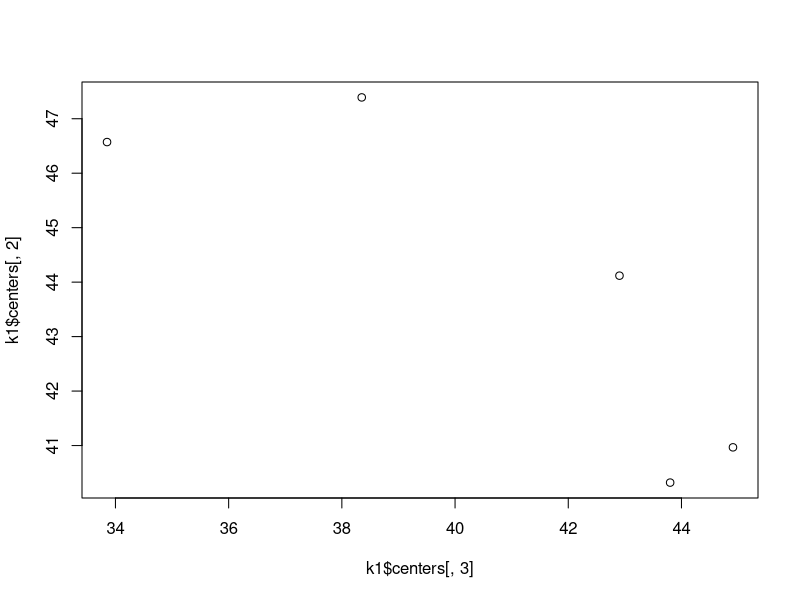
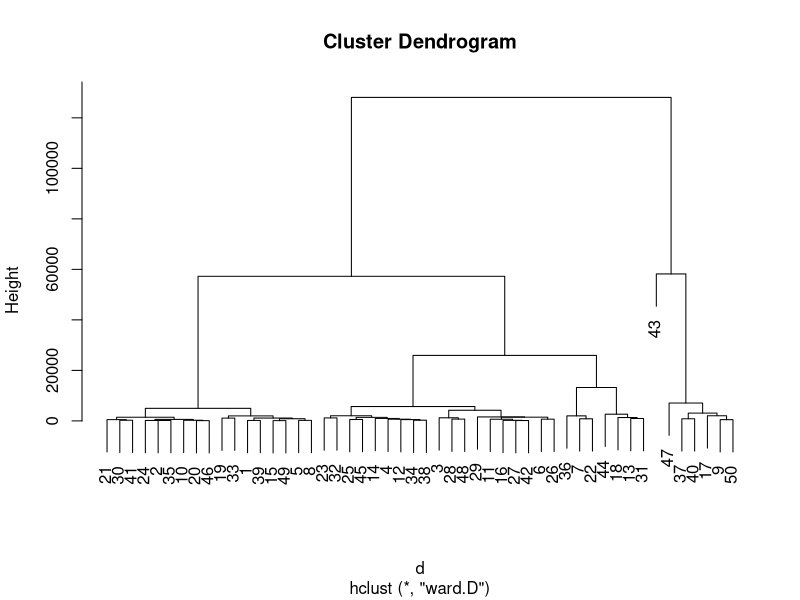
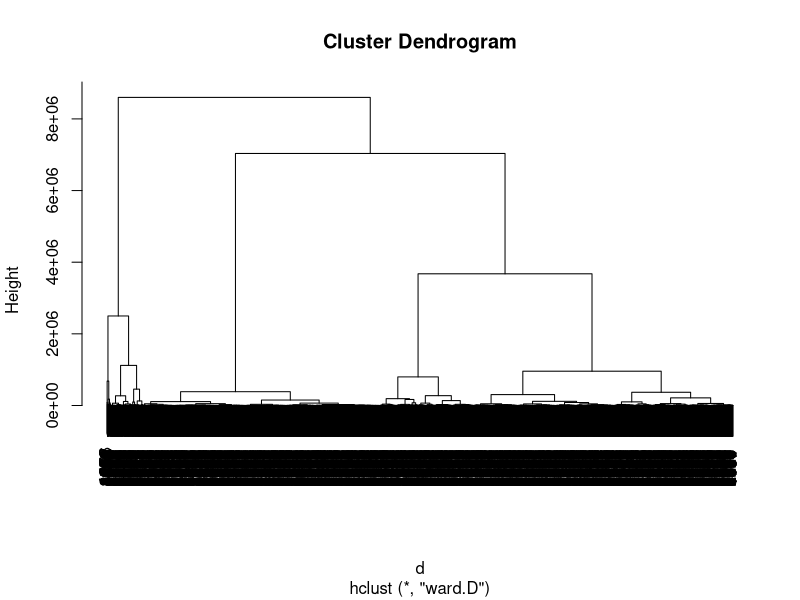
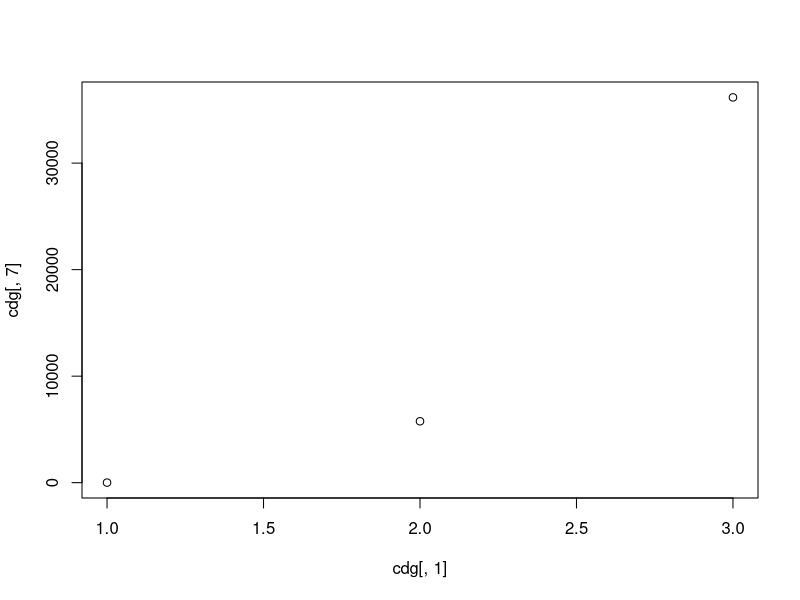
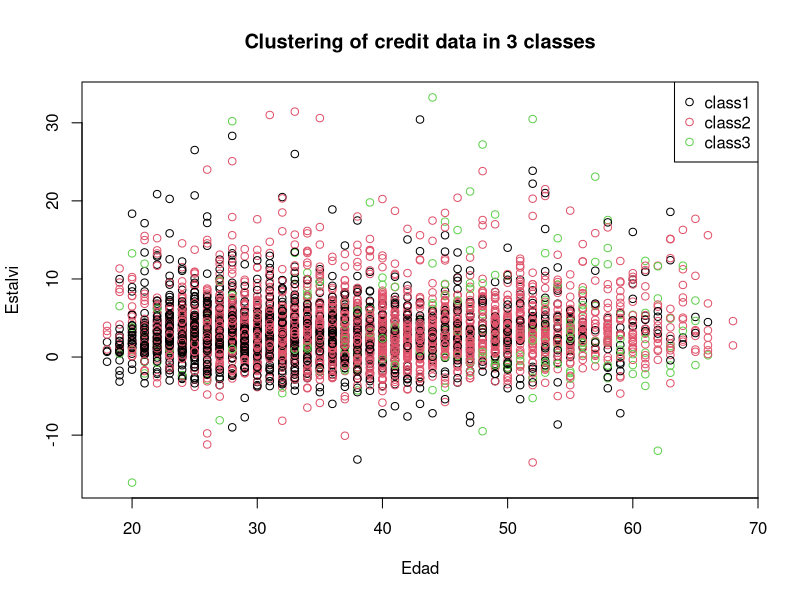
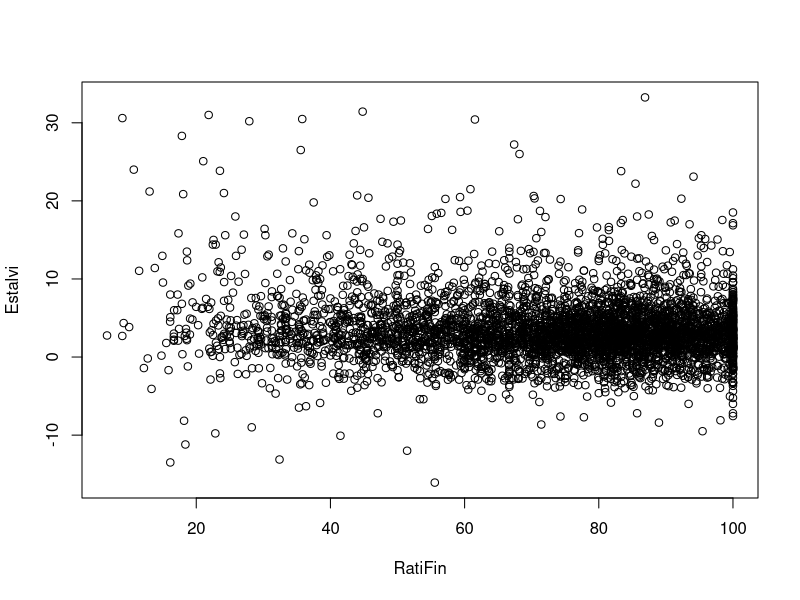
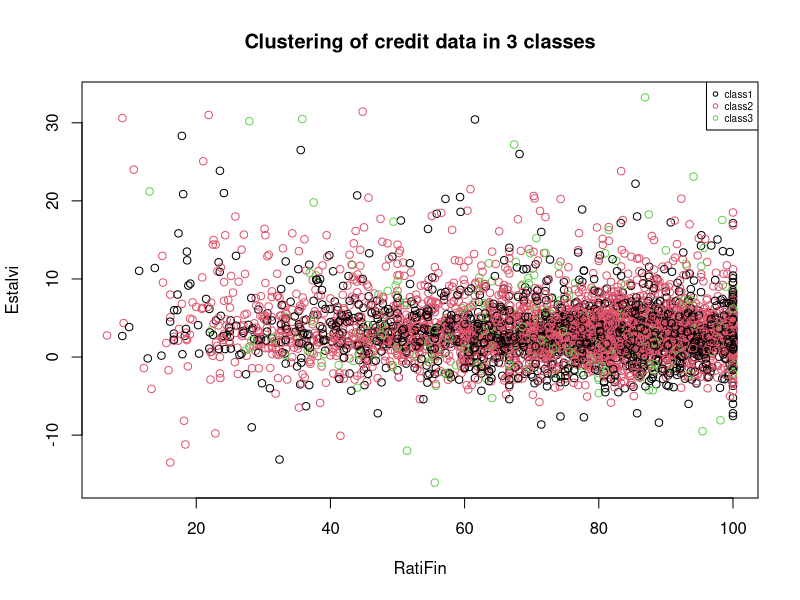
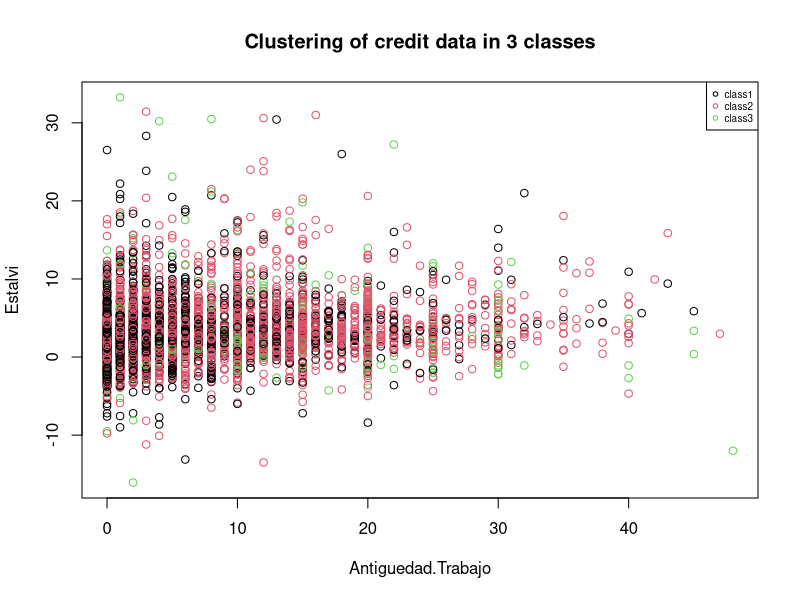

Recreate these plots in R, in order. (Note: this script raises an error after producing the figures.)
#Retrieve the data saved AFTER the profiling practice...... this means data already cleaned

setwd("D:/karina/docencia/areferenciesPPT/DadesPractiques/CREDSCO")
dd <- read.csv("credscoClean.csv", sep=";");
names(dd)
dim(dd)
summary(dd)

attach(dd)

#set a list of numerical variables
names(dd)

dcon <- data.frame (Antiguedad.Trabajo,Plazo,Edad,Gastos,Ingresos,Patrimonio,Cargas.patrimoniales,Importe.solicitado,Precio.del.bien.financiado,Estalvi, RatiFin)
dim(dcon)

#
# CLUSTERING
#



# KMEANS RUN, BUT HOW MANY CLASSES?

k1 <- kmeans(dcon,5)
names(dcon)
print(k1)

attributes(k1)

k1$size

k1$withinss

k1$centers

# LETS COMPUTE THE DECOMPOSITION OF INERTIA

Bss <- sum(rowSums(k1$centers^2)*k1$size)
Bss
Wss <- sum(k1$withinss)
Wss
Tss <- k1$totss
Tss

Bss+Wss

Ib1 <- 100*Bss/(Bss+Wss)
Ib1

# LETS REPEAT THE KMEANS RUN WITH K=5

k2 <- kmeans(dcon,5)
k2$size

Bss <- sum(rowSums(k2$centers^2)*k2$size)
Bss
Wss <- sum(k2$withinss)
Wss

Ib2 <- 100*Bss/(Bss+Wss)
Ib2
Ib1

k2$centers
k1$centers

plot(k1$centers[,3],k1$centers[,2])

table(k1$cluster, k2$cluster)

# WHY WE HAVE OBTAINED DIFFERENT RESULTS?, AND WHICH RUN IS BETTER?

# NOW TRY K=8

k3 <- kmeans(dcon,8)
k3$size

Bss <- sum(rowSums(k3$centers^2)*k3$size)
Wss <- sum(k3$withinss)

Ib3 <- 100*Bss/(Bss+Wss)
Ib3


# HIERARCHICAL CLUSTERING

d  <- dist(dcon[1:50,])
h1 <- hclust(d,method="ward.D")  # NOTICE THE COST
plot(h1)

d  <- dist(dcon)
h1 <- hclust(d,method="ward")  # NOTICE THE COST
plot(h1)

# BUT WE ONLY NEED WHERE THERE ARE THE LEAPS OF THE HEIGHT

# WHERE ARE THER THE LEAPS? WHERE WILL YOU CUT THE DENDREOGRAM?, HOW MANY CLASSES WILL YOU OBTAIN?

nc = 3

c1 <- cutree(h1,nc)

c1[1:20]

nc = 5

c5 <- cutree(h1,nc)

c5[1:20]


table(c1)
table(c5)
table(c1,c5)


cdg <- aggregate(as.data.frame(dcon),list(c1),mean)
cdg

plot(cdg[,1], cdg[,7])

# LETS SEE THE PARTITION VISUALLY


plot(Edad,Estalvi,col=c1,main="Clustering of credit data in 3 classes")
legend("topright",c("class1","class2","class3"),pch=1,col=c(1:3))



plot(RatiFin,Estalvi)
plot(RatiFin,Estalvi,col=c1,main="Clustering of credit data in 3 classes")
legend("topright",c("class1","class2","class3"),pch=1,col=c(1:3), cex=0.6)

plot(Antiguedad.Trabajo,Estalvi,col=c1,main="Clustering of credit data in 3 classes")
legend("topright",c("class1","class2","class3"),pch=1,col=c(1:3), cex=0.6)
plot(Patrimonio, Ingresos,col=c1,main="Clustering of credit data in 3 classes")
legend("topright",c("class1","class2","class3"),pch=1,col=c(1:3), cex=0.6)
plot(Patrimonio, Antiguedad.Trabajo,col=c1,main="Clustering of credit data in 3 classes")
legend("topright",c("class1","class2","class3"),pch=1,col=c(1:3), cex=0.6)

pairs(dcon[,1:7], col=c1)

#plot(FI[,1],FI[,2],col=c1,main="Clustering of credit data in 3 classes")
#legend("topleft",c("c1","c2","c3"),pch=1,col=c(1:3))

# LETS SEE THE QUALITY OF THE HIERARCHICAL PARTITION



Bss <- sum(rowSums(cdg^2)*as.numeric(table(c1)))

Ib4 <- 100*Bss/Tss
Ib4


#move to Gower mixed distance to deal 
#simoultaneously with numerical and qualitative data

library(cluster)

#dissimilarity matrix

actives<-c(2:16)
dissimMatrix <- daisy(dd[,actives], metric = "gower", stand=TRUE)

distMatrix<-dissimMatrix^2

h1 <- hclust(distMatrix,method="ward.D")  # NOTICE THE COST
#versions noves "ward.D" i abans de plot: par(mar=rep(2,4)) si se quejara de los margenes del plot

plot(h1)

c2 <- cutree(h1,4)

#class sizes 
table(c2)

#comparing with other partitions
table(c1,c2)


names(dd)
#ratiFin
boxplot(dd[,16]~c2, horizontal=TRUE)

#plazo
boxplot(dd[,4]~c2, horizontal=TRUE)

#gastos
boxplot(dd[,9]~c2, horizontal=TRUE)

pairs(dcon[,1:7], col=c2)

plot(RatiFin,Estalvi,col=c2,main="Clustering of credit data in 3 classes")
legend("topright",levels(c2),pch=1,col=c(1:4), cex=0.6)

cdg <- aggregate(as.data.frame(dcon),list(c2),mean)
cdg

plot(Edad, Gastos, col= c2)
points(cdg[,4],cdg[,5],pch=16,col="orange")
text(cdg[,4],cdg[,5], labels=cdg[,1], pos=2, font=2, cex=0.7, col="orange")

potencials<-c(3,4,6,7,10,11)
pairs(dcon[,potencials],col=c2)

#Profiling plots

